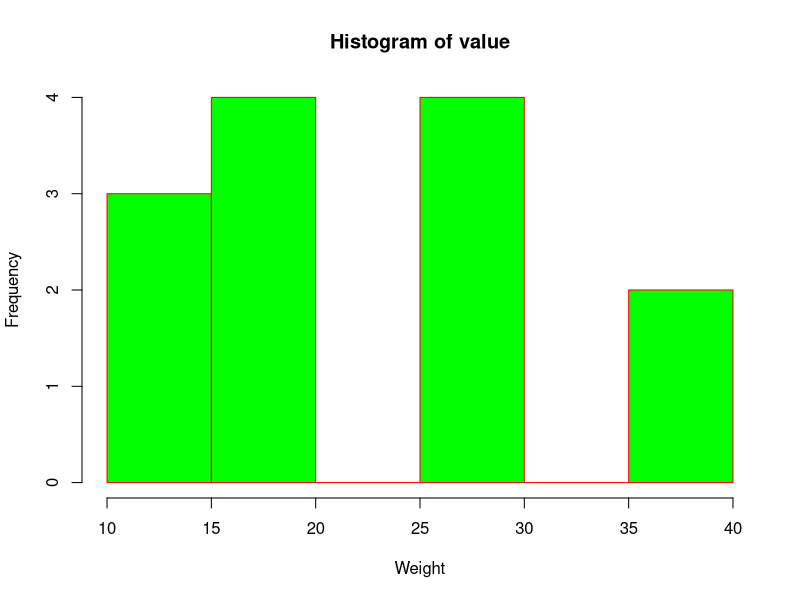
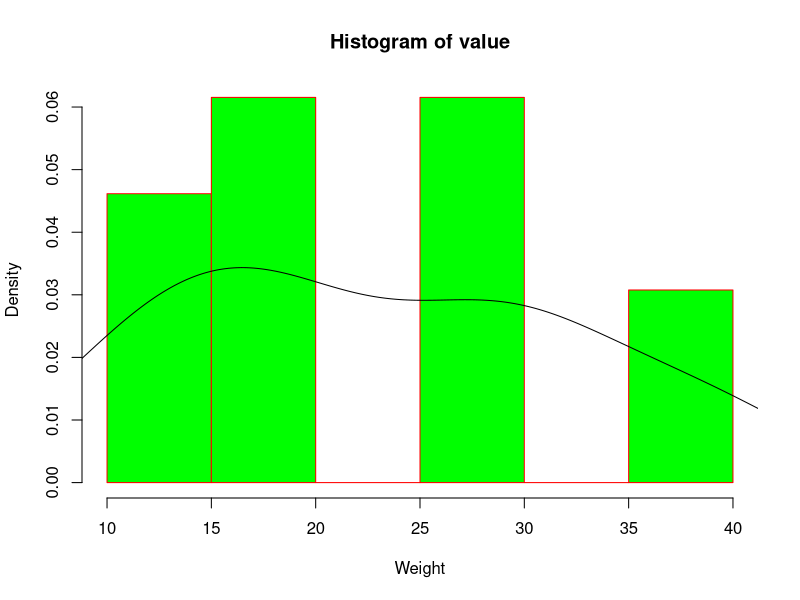
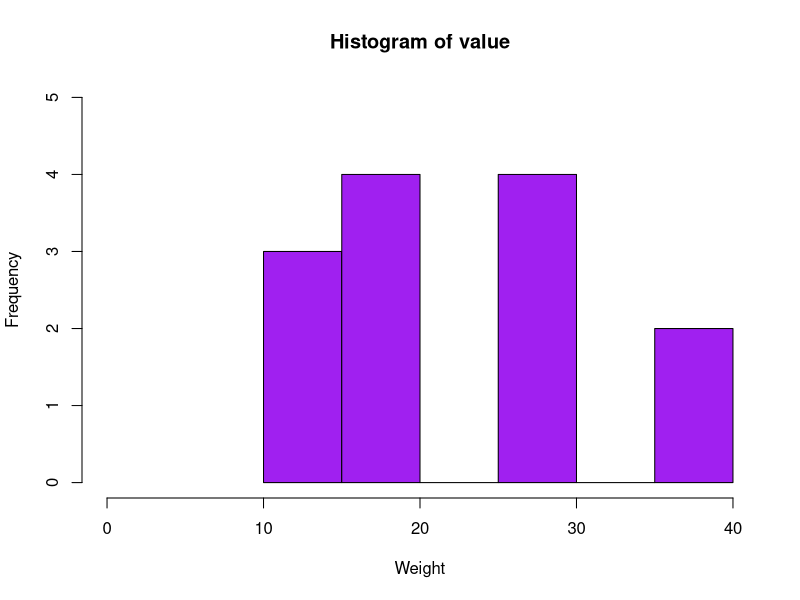
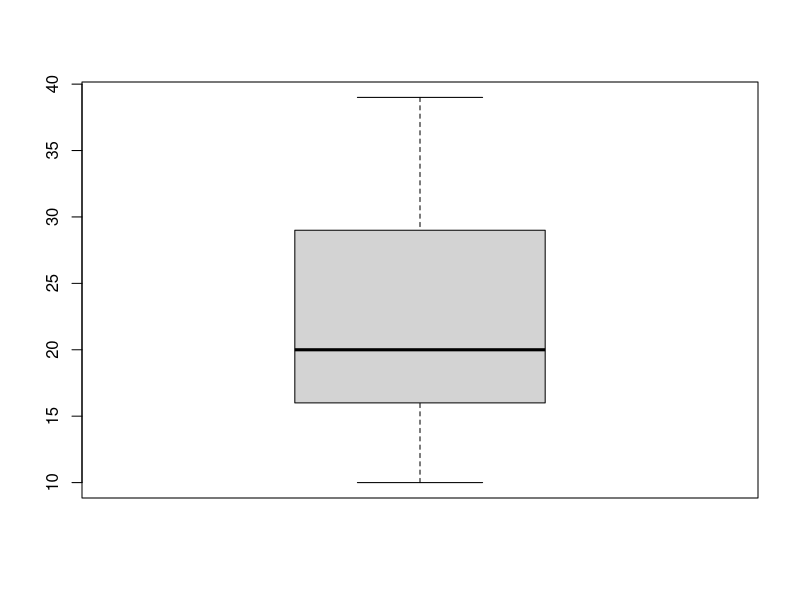
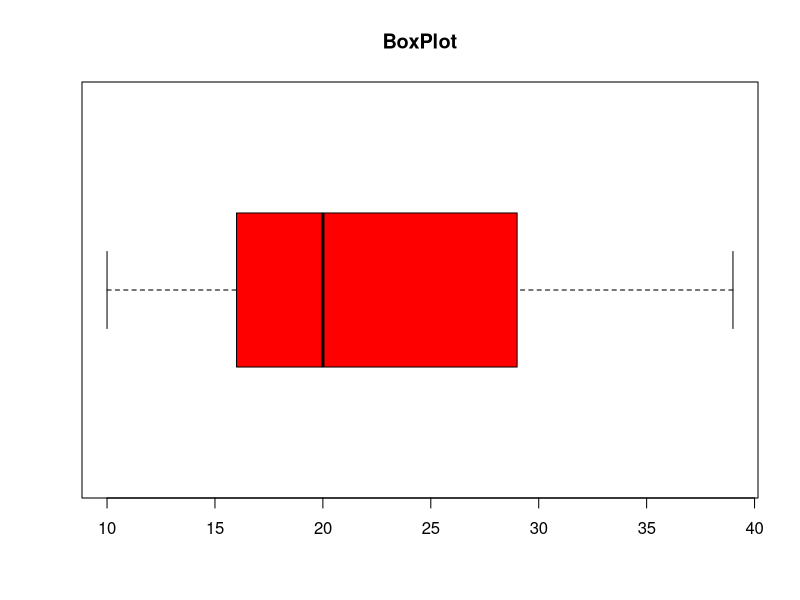
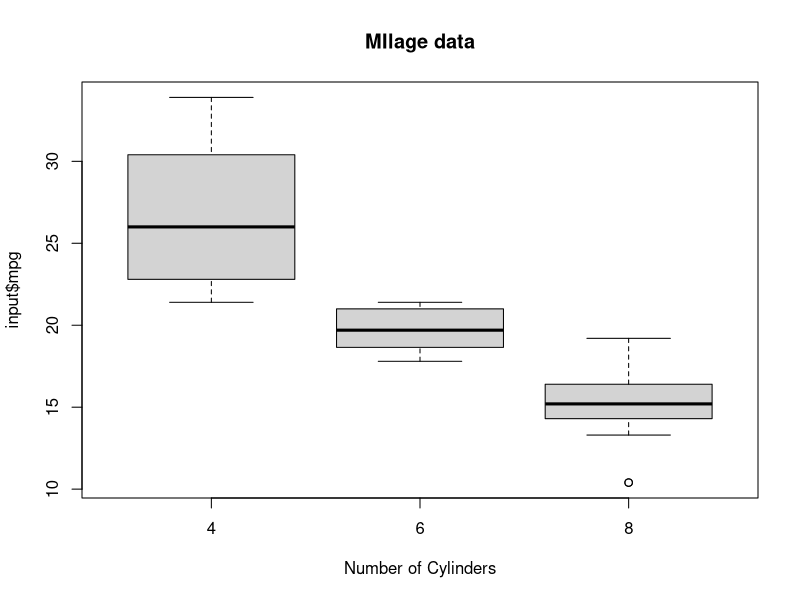
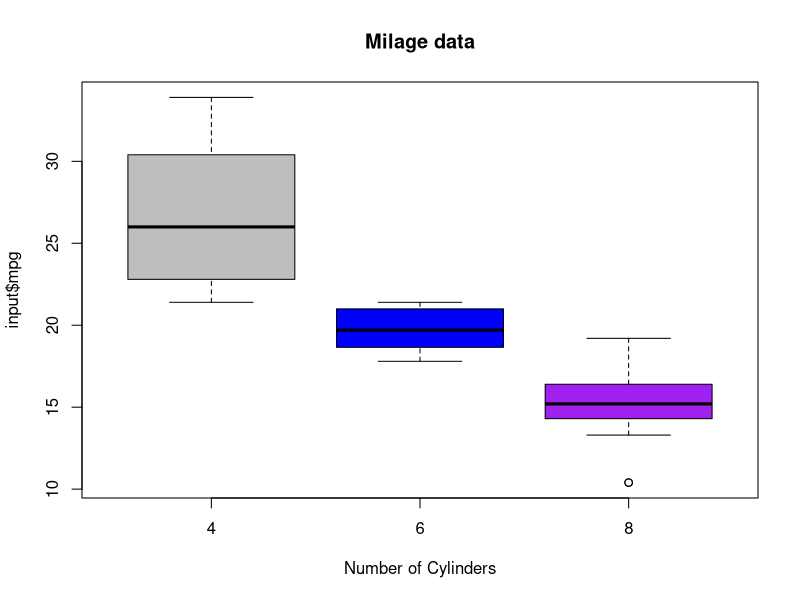
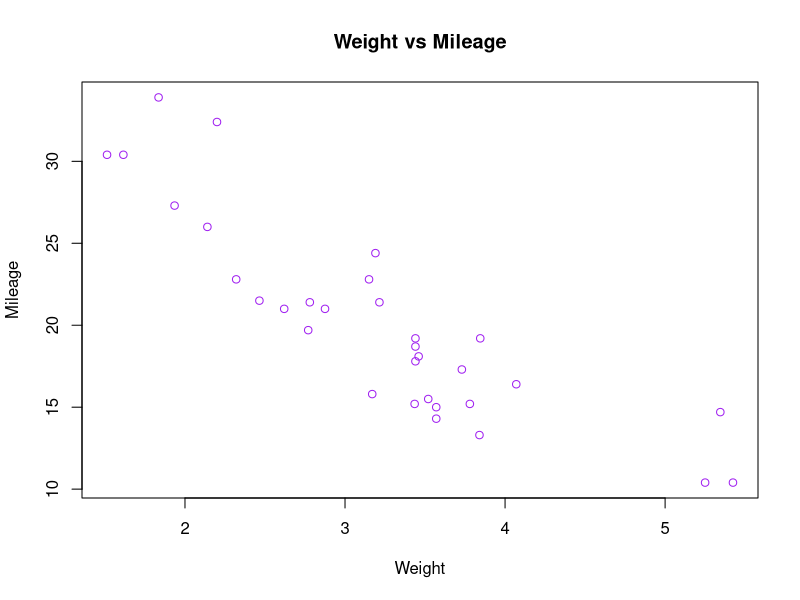

The R source for these figures, in order:
#Get the list of installed packeges
library()

#install a packege. for example XML packege
install.packages("XML")

#Histogram represents the frequencies of values of a variable
#bucketed into a range

#hist(v, main, xlab, xlim, ylim, breaks, col, border)


#data for graph
value <- c(12, 13, 16, 18, 19, 10, 20, 29, 28, 29,30,38,39)

#create histogram
hist(value, xlab = "Weight", col = "green", border = "red")

hist(value, xlab = "Weight", col = "green", border = "red", freq = F)
lines(density(value))


#create the histogram with the range of x and y value
hist(value, xlab = "Weight", col = "purple", border = "black",
     xlim = c(0,40),
     ylim = c(0,5),
     breaks = 5)

#Boxplot
#It is a measure of how well distrubuted is the data in a data set. 
#It divides the data set into three quartiles. 
##this graph represents the minumum, maximum, median, 
#first quartile and thired quartile in the data set.
boxplot(value)

boxplot(value, horizontal = T, main= "BoxPlot", col = "red")

View(mtcars)
input <- mtcars[, c('mpg', 'cyl')]
head(input)

#creating boxplot
boxplot(input$mpg ~ input$cyl, 
        xlab = "Number of Cylinders",
        Ylab = "Miles per Gallon",
        main = "MIlage data")

boxplot(input$mpg ~ input$cyl, 
        xlab = "Number of Cylinders",
        Ylab = "Miles per Gallon",
        main = "Milage data",
        #varwidth = TRUE,
        col = c("grey", "blue", "purple"),
        name = c("High", "Medium", "Low")
        )

#Scatter plot
##Plot(x, y, main, xlab, ylab, xlim, ylim, axes)

input1 <- mtcars[,c('wt', 'mpg')]

#plot the chart for carts weight and mileage

plot(x = input1$wt,
     y = input1$mpg,
     xlab = "Weight",
     ylab = "Mileage",
     main = "Weight vs Mileage",
     col = "purple")

#plot the chart for cars with weight between 2 to 5
#and mileage between 10 and 30

plot(x = input1$wt,
     y = input1$mpg,
     xlab = "Weight",
     ylab = "Mileage",
     xlim = c(2,5),
     ylim = c(10, 30),
     main = "Weight vs Mileage",
     col = "purple")

#Scatterplot metrics
#when we have more than two variables
#and we want to find the correlations between 
#onte variable vs the remaining ones
#we use Scatterplot metrics

#plot the metrices between 3 variables giving 6 plots

#one variable with 2 others and total 3 variables

pairs(~wt+mpg+cyl,
      data = mtcars,
      main = "Scatter plot metrics for cars",
      col = "blue")